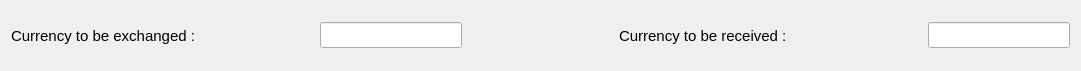
   <widget class="QWidget" name="layoutWidget">
    <property name="geometry">
     <rect>
      <x>50</x>
      <y>100</y>
      <width>1081</width>
      <height>71</height>
     </rect>
    </property>
    <layout class="QHBoxLayout" name="horizontalLayout" stretch="2,0,1,2,0">
     <item>
      <widget class="QLabel" name="label">
       <property name="font">
        <font>
         <pointsize>11</pointsize>
        </font>
       </property>
       <property name="text">
        <string>Currency to be exchanged :</string>
       </property>
      </widget>
     </item>
     <item>
      <widget class="QLineEdit" name="txt_bozulan">
       <property name="font">
        <font>
         <pointsize>11</pointsize>
        </font>
       </property>
       <property name="text">
        <string/>
       </property>
      </widget>
     </item>
     <item>
      <spacer name="horizontalSpacer">
       <property name="orientation">
        <enum>Qt::Horizontal</enum>
       </property>
       <property name="sizeHint" stdset="0">
        <size>
         <width>40</width>
         <height>20</height>
        </size>
       </property>
      </spacer>
     </item>
     <item>
      <widget class="QLabel" name="label_2">
       <property name="font">
        <font>
         <pointsize>11</pointsize>
        </font>
       </property>
       <property name="text">
        <string>Currency to be received :</string>
       </property>
      </widget>
     </item>
     <item>
      <widget class="QLineEdit" name="txt_alinan">
       <property name="font">
        <font>
         <pointsize>11</pointsize>
        </font>
       </property>
       <property name="text">
        <string/>
       </property>
      </widget>
     </item>
    </layout>
   </widget>
